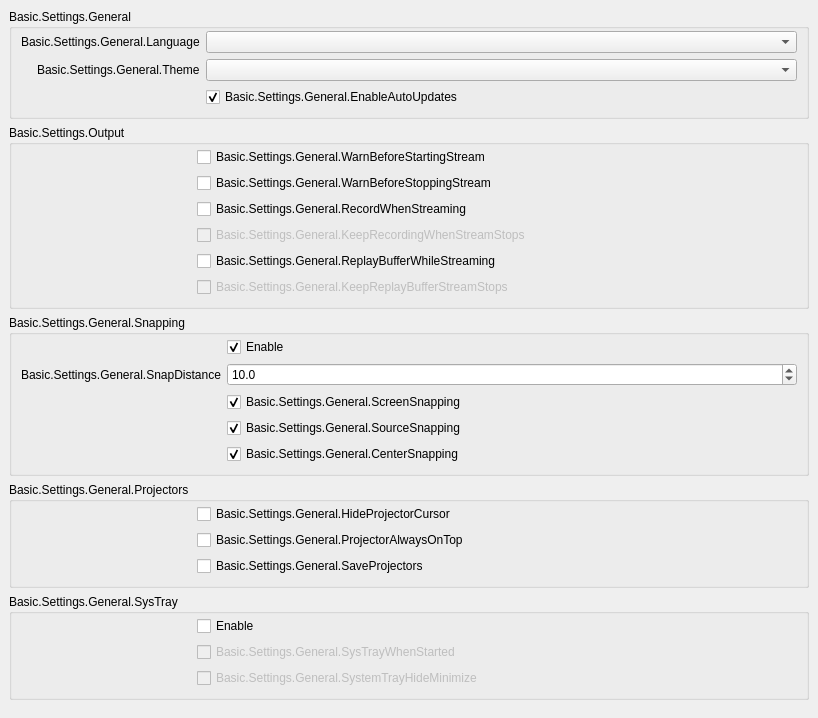
           <widget class="QWidget" name="scrollAreaWidgetContents_2">
            <property name="geometry">
             <rect>
              <x>0</x>
              <y>0</y>
              <width>818</width>
              <height>697</height>
             </rect>
            </property>
            <layout class="QVBoxLayout" name="verticalLayout_19">
             <property name="leftMargin">
              <number>0</number>
             </property>
             <property name="topMargin">
              <number>0</number>
             </property>
             <property name="rightMargin">
              <number>0</number>
             </property>
             <property name="bottomMargin">
              <number>9</number>
             </property>
             <item alignment="Qt::AlignTop">
              <widget class="QWidget" name="widget_2" native="true">
               <layout class="QVBoxLayout" name="verticalLayout_20">
                <item>
                 <widget class="QGroupBox" name="groupBox_15">
                  <property name="title">
                   <string>Basic.Settings.General</string>
                  </property>
                  <layout class="QFormLayout" name="formLayout_32">
                   <property name="fieldGrowthPolicy">
                    <enum>QFormLayout::AllNonFixedFieldsGrow</enum>
                   </property>
                   <property name="labelAlignment">
                    <set>Qt::AlignRight|Qt::AlignTrailing|Qt::AlignVCenter</set>
                   </property>
                   <property name="topMargin">
                    <number>2</number>
                   </property>
                   <item row="0" column="0">
                    <widget class="QLabel" name="label">
                     <property name="text">
                      <string>Basic.Settings.General.Language</string>
                     </property>
                     <property name="buddy">
                      <cstring>language</cstring>
                     </property>
                    </widget>
                   </item>
                   <item row="0" column="1">
                    <widget class="QComboBox" name="language"/>
                   </item>
                   <item row="1" column="0">
                    <widget class="QLabel" name="label_42">
                     <property name="text">
                      <string>Basic.Settings.General.Theme</string>
                     </property>
                     <property name="buddy">
                      <cstring>theme</cstring>
                     </property>
                    </widget>
                   </item>
                   <item row="1" column="1">
                    <widget class="QComboBox" name="theme"/>
                   </item>
                   <item row="2" column="1">
                    <widget class="QCheckBox" name="enableAutoUpdates">
                     <property name="text">
                      <string>Basic.Settings.General.EnableAutoUpdates</string>
                     </property>
                     <property name="checked">
                      <bool>true</bool>
                     </property>
                    </widget>
                   </item>
                   <item row="2" column="0">
                    <spacer name="horizontalSpacer_3">
                     <property name="orientation">
                      <enum>Qt::Horizontal</enum>
                     </property>
                     <property name="sizeType">
                      <enum>QSizePolicy::Fixed</enum>
                     </property>
                     <property name="sizeHint" stdset="0">
                      <size>
                       <width>170</width>
                       <height>5</height>
                      </size>
                     </property>
                    </spacer>
                   </item>
                  </layout>
                 </widget>
                </item>
                <item>
                 <widget class="QGroupBox" name="groupBox_16">
                  <property name="title">
                   <string>Basic.Settings.Output</string>
                  </property>
                  <layout class="QFormLayout" name="formLayout_2">
                   <property name="fieldGrowthPolicy">
                    <enum>QFormLayout::AllNonFixedFieldsGrow</enum>
                   </property>
                   <property name="topMargin">
                    <number>2</number>
                   </property>
                   <item row="0" column="0">
                    <spacer name="horizontalSpacer_5">
                     <property name="orientation">
                      <enum>Qt::Horizontal</enum>
                     </property>
                     <property name="sizeType">
                      <enum>QSizePolicy::Fixed</enum>
                     </property>
                     <property name="sizeHint" stdset="0">
                      <size>
                       <width>170</width>
                       <height>5</height>
                      </size>
                     </property>
                    </spacer>
                   </item>
                   <item row="0" column="1">
                    <widget class="QCheckBox" name="warnBeforeStreamStart">
                     <property name="text">
                      <string>Basic.Settings.General.WarnBeforeStartingStream</string>
                     </property>
                    </widget>
                   </item>
                   <item row="1" column="1">
                    <widget class="QCheckBox" name="warnBeforeStreamStop">
                     <property name="text">
                      <string>Basic.Settings.General.WarnBeforeStoppingStream</string>
                     </property>
                    </widget>
                   </item>
                   <item row="2" column="1">
                    <widget class="QCheckBox" name="recordWhenStreaming">
                     <property name="text">
                      <string>Basic.Settings.General.RecordWhenStreaming</string>
                     </property>
                    </widget>
                   </item>
                   <item row="3" column="1">
                    <widget class="QCheckBox" name="keepRecordStreamStops">
                     <property name="enabled">
                      <bool>false</bool>
                     </property>
                     <property name="text">
                      <string>Basic.Settings.General.KeepRecordingWhenStreamStops</string>
                     </property>
                    </widget>
                   </item>
                   <item row="4" column="1">
                    <widget class="QCheckBox" name="replayWhileStreaming">
                     <property name="text">
                      <string>Basic.Settings.General.ReplayBufferWhileStreaming</string>
                     </property>
                    </widget>
                   </item>
                   <item row="5" column="1">
                    <widget class="QCheckBox" name="keepReplayStreamStops">
                     <property name="enabled">
                      <bool>false</bool>
                     </property>
                     <property name="text">
                      <string>Basic.Settings.General.KeepReplayBufferStreamStops</string>
                     </property>
                    </widget>
                   </item>
                  </layout>
                 </widget>
                </item>
                <item>
                 <widget class="QGroupBox" name="groupBox_10">
                  <property name="enabled">
                   <bool>true</bool>
                  </property>
                  <property name="sizePolicy">
                   <sizepolicy hsizetype="Preferred" vsizetype="Maximum">
                    <horstretch>0</horstretch>
                    <verstretch>0</verstretch>
                   </sizepolicy>
                  </property>
                  <property name="title">
                   <string>Basic.Settings.General.Snapping</string>
                  </property>
                  <property name="flat">
                   <bool>false</bool>
                  </property>
                  <layout class="QFormLayout" name="formLayout_21">
                   <property name="fieldGrowthPolicy">
                    <enum>QFormLayout::AllNonFixedFieldsGrow</enum>
                   </property>
                   <property name="labelAlignment">
                    <set>Qt::AlignRight|Qt::AlignTrailing|Qt::AlignVCenter</set>
                   </property>
                   <property name="topMargin">
                    <number>2</number>
                   </property>
                   <item row="0" column="1">
                    <widget class="QCheckBox" name="snappingEnabled">
                     <property name="text">
                      <string>Enable</string>
                     </property>
                     <property name="checked">
                      <bool>true</bool>
                     </property>
                    </widget>
                   </item>
                   <item row="2" column="1">
                    <widget class="QCheckBox" name="screenSnapping">
                     <property name="text">
                      <string>Basic.Settings.General.ScreenSnapping</string>
                     </property>
                     <property name="checked">
                      <bool>true</bool>
                     </property>
                    </widget>
                   </item>
                   <item row="4" column="1">
                    <widget class="QCheckBox" name="centerSnapping">
                     <property name="text">
                      <string>Basic.Settings.General.CenterSnapping</string>
                     </property>
                     <property name="checked">
                      <bool>true</bool>
                     </property>
                    </widget>
                   </item>
                   <item row="3" column="1">
                    <widget class="QCheckBox" name="sourceSnapping">
                     <property name="text">
                      <string>Basic.Settings.General.SourceSnapping</string>
                     </property>
                     <property name="checked">
                      <bool>true</bool>
                     </property>
                    </widget>
                   </item>
                   <item row="1" column="1">
                    <widget class="QDoubleSpinBox" name="snapDistance">
                     <property name="decimals">
                      <number>1</number>
                     </property>
                     <property name="singleStep">
                      <double>0.500000000000000</double>
                     </property>
                     <property name="value">
                      <double>10.000000000000000</double>
                     </property>
                    </widget>
                   </item>
                   <item row="1" column="0">
                    <widget class="QLabel" name="label_9">
                     <property name="text">
                      <string>Basic.Settings.General.SnapDistance</string>
                     </property>
                     <property name="buddy">
                      <cstring>snapDistance</cstring>
                     </property>
                    </widget>
                   </item>
                   <item row="3" column="0">
                    <spacer name="horizontalSpacer_4">
                     <property name="orientation">
                      <enum>Qt::Horizontal</enum>
                     </property>
                     <property name="sizeType">
                      <enum>QSizePolicy::Fixed</enum>
                     </property>
                     <property name="sizeHint" stdset="0">
                      <size>
                       <width>170</width>
                       <height>5</height>
                      </size>
                     </property>
                    </spacer>
                   </item>
                  </layout>
                 </widget>
                </item>
                <item>
                 <widget class="QGroupBox" name="groupBox_14">
                  <property name="title">
                   <string>Basic.Settings.General.Projectors</string>
                  </property>
                  <layout class="QFormLayout" name="formLayout_28">
                   <property name="fieldGrowthPolicy">
                    <enum>QFormLayout::AllNonFixedFieldsGrow</enum>
                   </property>
                   <property name="topMargin">
                    <number>2</number>
                   </property>
                   <item row="0" column="1">
                    <widget class="QCheckBox" name="hideProjectorCursor">
                     <property name="text">
                      <string>Basic.Settings.General.HideProjectorCursor</string>
                     </property>
                    </widget>
                   </item>
                   <item row="1" column="1">
                    <widget class="QCheckBox" name="projectorAlwaysOnTop">
                     <property name="text">
                      <string>Basic.Settings.General.ProjectorAlwaysOnTop</string>
                     </property>
                    </widget>
                   </item>
                   <item row="2" column="1">
                    <widget class="QCheckBox" name="saveProjectors">
                     <property name="text">
                      <string>Basic.Settings.General.SaveProjectors</string>
                     </property>
                    </widget>
                   </item>
                   <item row="1" column="0">
                    <spacer name="horizontalSpacer">
                     <property name="orientation">
                      <enum>Qt::Horizontal</enum>
                     </property>
                     <property name="sizeType">
                      <enum>QSizePolicy::Fixed</enum>
                     </property>
                     <property name="sizeHint" stdset="0">
                      <size>
                       <width>170</width>
                       <height>5</height>
                      </size>
                     </property>
                    </spacer>
                   </item>
                  </layout>
                 </widget>
                </item>
                <item>
                 <widget class="QGroupBox" name="groupBox_13">
                  <property name="title">
                   <string>Basic.Settings.General.SysTray</string>
                  </property>
                  <layout class="QFormLayout" name="formLayout_29">
                   <property name="fieldGrowthPolicy">
                    <enum>QFormLayout::AllNonFixedFieldsGrow</enum>
                   </property>
                   <property name="topMargin">
                    <number>2</number>
                   </property>
                   <item row="0" column="1">
                    <widget class="QCheckBox" name="systemTrayEnabled">
                     <property name="text">
                      <string>Enable</string>
                     </property>
                    </widget>
                   </item>
                   <item row="1" column="1">
                    <widget class="QCheckBox" name="systemTrayWhenStarted">
                     <property name="enabled">
                      <bool>false</bool>
                     </property>
                     <property name="text">
                      <string>Basic.Settings.General.SysTrayWhenStarted</string>
                     </property>
                    </widget>
                   </item>
                   <item row="2" column="1">
                    <widget class="QCheckBox" name="systemTrayAlways">
                     <property name="enabled">
                      <bool>false</bool>
                     </property>
                     <property name="text">
                      <string>Basic.Settings.General.SystemTrayHideMinimize</string>
                     </property>
                    </widget>
                   </item>
                   <item row="1" column="0">
                    <spacer name="horizontalSpacer_2">
                     <property name="orientation">
                      <enum>Qt::Horizontal</enum>
                     </property>
                     <property name="sizeType">
                      <enum>QSizePolicy::Fixed</enum>
                     </property>
                     <property name="sizeHint" stdset="0">
                      <size>
                       <width>170</width>
                       <height>5</height>
                      </size>
                     </property>
                    </spacer>
                   </item>
                  </layout>
                 </widget>
                </item>
               </layout>
              </widget>
             </item>
            </layout>
           </widget>
